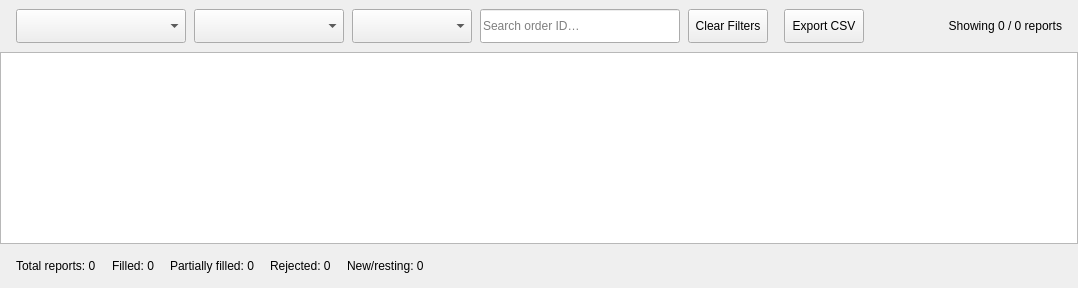
<?xml version="1.0" encoding="UTF-8"?>
<ui version="4.0">
 <class>ExecutionReportsWidget</class>
 <widget class="QWidget" name="ExecutionReportsWidget">
  <layout class="QVBoxLayout" name="mainLayout">
   <property name="leftMargin"><number>0</number></property>
   <property name="topMargin"><number>0</number></property>
   <property name="rightMargin"><number>0</number></property>
   <property name="bottomMargin"><number>0</number></property>
   <property name="spacing"><number>0</number></property>
   <!-- Filter bar -->
   <item>
    <widget class="QWidget" name="filterBarContainer" native="true">
     <property name="minimumSize"><size><width>0</width><height>52</height></size></property>
     <layout class="QHBoxLayout" name="filterRow">
      <property name="leftMargin"><number>16</number></property>
      <property name="topMargin"><number>0</number></property>
      <property name="rightMargin"><number>16</number></property>
      <property name="bottomMargin"><number>0</number></property>
      <property name="spacing"><number>8</number></property>
      <item>
       <widget class="QComboBox" name="instrumentFilter">
        <property name="minimumSize"><size><width>170</width><height>34</height></size></property>
       </widget>
      </item>
      <item>
       <widget class="QComboBox" name="statusFilter">
        <property name="minimumSize"><size><width>150</width><height>34</height></size></property>
       </widget>
      </item>
      <item>
       <widget class="QComboBox" name="sideFilter">
        <property name="minimumSize"><size><width>120</width><height>34</height></size></property>
       </widget>
      </item>
      <item>
       <widget class="QLineEdit" name="searchEdit">
        <property name="minimumSize"><size><width>200</width><height>34</height></size></property>
        <property name="placeholderText"><string>Search order ID…</string></property>
       </widget>
      </item>
      <item>
       <widget class="QPushButton" name="clearFiltersButton">
        <property name="text"><string>Clear Filters</string></property>
        <property name="minimumSize"><size><width>0</width><height>34</height></size></property>
       </widget>
      </item>
      <item>
       <spacer name="horizontalSpacer">
        <property name="orientation"><enum>Qt::Horizontal</enum></property>
        <property name="sizeHint" stdset="0"><size><width>8</width><height>20</height></size></property>
       </spacer>
      </item>
      <item>
       <widget class="QPushButton" name="exportButton">
        <property name="text"><string>Export CSV</string></property>
        <property name="minimumSize"><size><width>0</width><height>34</height></size></property>
       </widget>
      </item>
      <item>
       <widget class="QLabel" name="showingLabel">
        <property name="minimumSize"><size><width>190</width><height>0</height></size></property>
        <property name="text"><string>Showing 0 / 0 reports</string></property>
        <property name="alignment"><set>Qt::AlignRight|Qt::AlignVCenter</set></property>
       </widget>
      </item>
     </layout>
    </widget>
   </item>
   <!-- Table (edge-to-edge) -->
   <item>
    <widget class="QTableView" name="tableView"/>
   </item>
   <!-- Summary bar -->
   <item>
    <widget class="QWidget" name="summaryBarContainer" native="true">
     <property name="minimumSize"><size><width>0</width><height>44</height></size></property>
     <layout class="QHBoxLayout" name="summaryRow">
      <property name="leftMargin"><number>16</number></property>
      <property name="topMargin"><number>0</number></property>
      <property name="rightMargin"><number>16</number></property>
      <property name="bottomMargin"><number>0</number></property>
      <property name="spacing"><number>16</number></property>
      <item>
       <widget class="QLabel" name="totalReportsLabel">
        <property name="text"><string>Total reports: 0</string></property>
       </widget>
      </item>
      <item>
       <widget class="QLabel" name="filledLabel">
        <property name="text"><string>Filled: 0</string></property>
       </widget>
      </item>
      <item>
       <widget class="QLabel" name="partialFilledLabel">
        <property name="text"><string>Partially filled: 0</string></property>
       </widget>
      </item>
      <item>
       <widget class="QLabel" name="rejectedLabel">
        <property name="text"><string>Rejected: 0</string></property>
       </widget>
      </item>
      <item>
       <widget class="QLabel" name="newRestingLabel">
        <property name="text"><string>New/resting: 0</string></property>
       </widget>
      </item>
      <item>
       <spacer name="summarySpacer">
        <property name="orientation"><enum>Qt::Horizontal</enum></property>
        <property name="sizeHint" stdset="0"><size><width>40</width><height>20</height></size></property>
       </spacer>
      </item>
     </layout>
    </widget>
   </item>
  </layout>
 </widget>
 <resources/>
 <connections/>
</ui>
